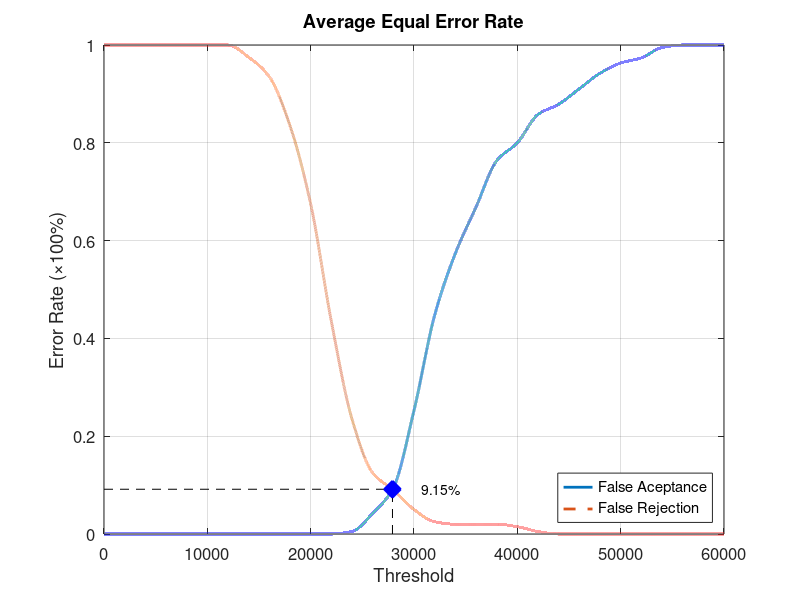
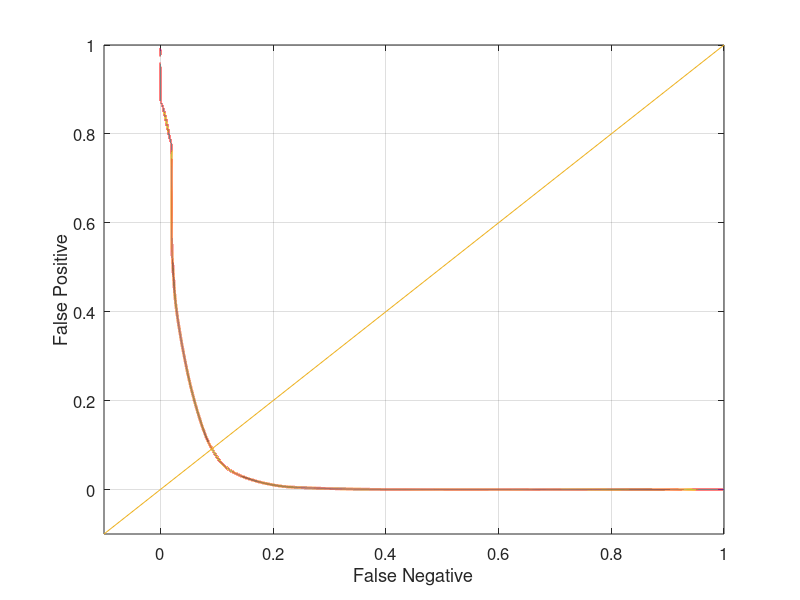

MATLAB code for these plots, in order:
function yEER = Database4_4
close all;
clear;
clc;
x = 0:2000:60000;
xq = 0:0.5:60000;

y0 = [0 0 0 0 0 0 0 0 0 0 0 0 0.00526316 0.0421053 0.0947368 0.252632 0.447368 0.573684 0.668421 0.763158 0.8 0.857895 0.878947 0.910526 0.942105 0.963158 0.973684 0.994737 1 1 1];
yy0 = interp1(x, y0, xq, 'pchip');
y1 = [1 1 1 1 1 1 1 0.975 0.935 0.835 0.675 0.435 0.235 0.125 0.09 0.05 0.025 0.02 0.02 0.02 0.015 0.005 0 0 0 0 0 0 0 0 0];
yy1 = interp1(x, y1, xq, 'pchip');

% Calculating EER: 
y2 = abs(y0 - y1);
find(y2 == min(y2))
yy2 = abs(yy0 - yy1);
xEER = find(yy2 == min(yy2));
xEERIndex = xq(xEER) % X-axis EER
yEER = yy0(xEER) % Y-axis EER

main = figure
plot(xq, yy0,'-','LineWidth', 2);	hold on
plot(xq, yy1,'--','LineWidth', 2);	hold on
plot([xEERIndex xEERIndex], [0 yEER], 'k--');	hold on
plot([0 xEERIndex], [yEER yEER], 'k--');	hold on
plot(xEERIndex, yEER, 'bx', 'LineWidth', 10);	hold on
text(xEERIndex + 10 * xEERIndex / 100, yEER, [num2str(round((10000 * yEER)) / 100) '%'])
legend('False Aceptance', 'False Rejection', 'Location', 'SouthEast')
xlabel('Threshold')
ylabel('Error Rate (\times100%)')
title('Average Equal Error Rate')
set(gca, 'FontSize', 12)
axis([0 60000 0 1])
grid on

print(main, 'Database4_4Main', '-dpng');
FNRxFPR = figure('Color', [1 1 1]);
plot(yy1, yy0, '-', yy1, yy0, 'LineWidth', 2);
hold on
y = -0.1:0.1:1
plot(y, y); 
set(gca, 'FontSize', 12)
xlabel('False Negative')
ylabel('False Positive')
axis([-0.1 1 -0.1 1])
set(gca, 'FontSize', 12)
grid on

print(FNRxFPR, 'Database4_4FNRxFPR','-dpng');
end
